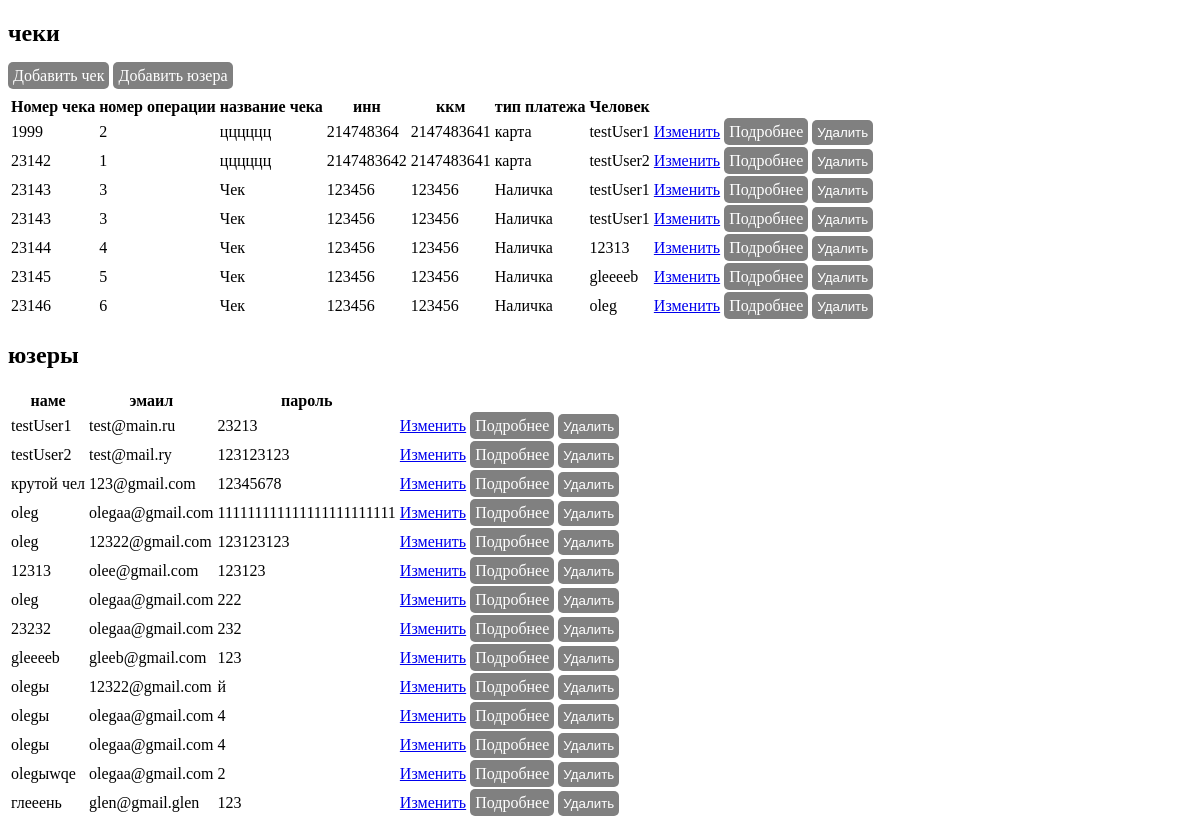
Page /admin/indexCheck.php on the earlier database version.
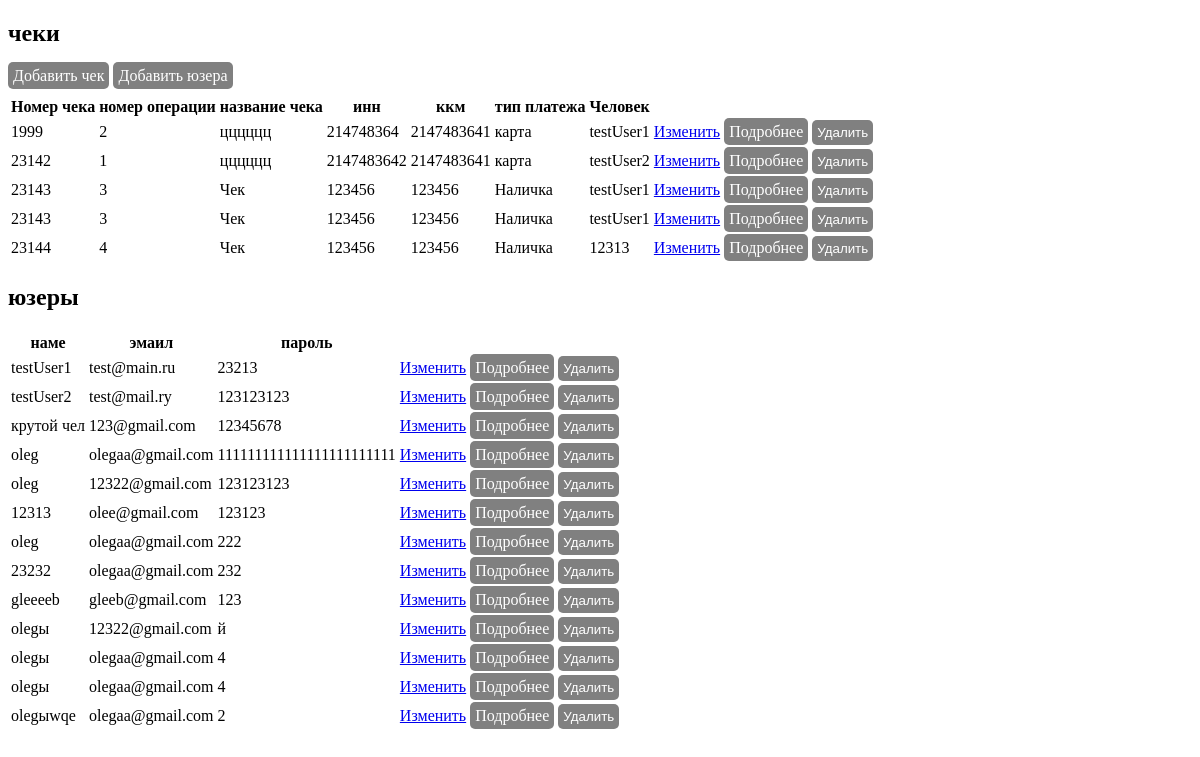
Same page on the later database version.
### tables this page shows
CREATE TABLE `chek` (
  `date` date NOT NULL,
  `id_user` int NOT NULL,
  `number_check` int NOT NULL,
  `operation_check` int NOT NULL,
  `name_chek` varchar(50) NOT NULL,
  `inn` int NOT NULL,
  `kkm` int NOT NULL,
  `type_payment` varchar(50) NOT NULL,
  `id` int NOT NULL
);

CREATE TABLE `Users` (
  `id` int NOT NULL,
  `UserName` varchar(50) NOT NULL,
  `Email` varchar(100) NOT NULL,
  `password` varchar(60) NOT NULL
);

### admin/indexCheck.php (the view, shortened to what this page needs)
<!DOCTYPE html>
<html>
<head>
</head>
<body>
<h2>чеки</h2>
<div style="margin-bottom: 10px;">
<a href="http://localhost/admin/formCheck.php" style="background-color: gray; color: white; padding: 5px; border-radius: 5px;  text-decoration: none;">Добавить чек</a>
<a href="http://localhost/admin/formUser.php" style="background-color: gray; color: white; padding: 5px; border-radius: 5px;  text-decoration: none;">Добавить юзера</a>
</div>
<?php
$conn = new mysqli("localhost", "root", "", "market");
$sql = "SELECT P.id, P.number_check, P.operation_check, P.name_chek, P.inn, P.kkm, P.type_payment, C.UserName
        FROM chek P
        INNER JOIN Users C ON P.id_user = C.id";
if($result = $conn->query($sql)){
    echo "<table><tr><th>Номер чека</th><th>номер операции</th><th>название чека</th><th>инн</th><th>ккм</th><th>тип платежа</th><th>Человек</th><th></th></tr>";
    foreach($result as $row){
        echo "<tr>";
            echo "<td>" . $row["number_check"] . "</td>";
            echo "<td>". $row["operation_check"]. "</td>";
            echo "<td>" . $row["name_chek"] . "</td>";
            echo "<td>". $row["inn"]. "</td>";
            echo "<td>" . $row["kkm"] . "</td>";
            echo "<td>". $row["type_payment"]. "</td>";
            echo "<td>" . $row["UserName"] . "</td>";
            echo "<td><a stylestyle='background-color: gray; color: white; padding: 5px; border-radius: 5px;  text-decoration: none;' href='updateCheck.php?id=" . $row["id"] . "'>Изменить</a></td>";
            echo "<td><a  href='podrobneeCheck.php?id=" . $row["id"] . "' style='background-color: gray; color: white; padding: 5px; border-radius: 5px;  text-decoration: none;'>Подробнее</a></td>";
            echo "<td><form action='deleteCheck.php' method='POST'>
                        <input type='hidden' name='id' value='" . $row["id"] . "' />
                        <input style='border: none; background-color: gray; color: white; padding: 5px; border-radius: 5px;  text-decoration: none;' type='submit' value='Удалить'>
                </form></td>";
        echo "</tr>";
    }
    echo "</table>";
} else{
    echo "Ошибка: " . $conn->error;
}
?>
<h2>юзеры</h2>
<?php
$conn = new mysqli("localhost", "root", "", "market");
$sql = "SELECT * FROM Users";
if($result = $conn->query($sql)){
    echo "<table><tr><th>наме</th><th>эмаил</th><th>пароль</th><th></th></tr>";
    foreach($result as $row){
        echo "<tr>";
            echo "<td>" . $row["UserName"] . "</td>";
            echo "<td>". $row["Email"]. "</td>";
            echo "<td>" . $row["password"] . "</td>";
            echo "<td><a stylestyle='background-color: gray; color: white; padding: 5px; border-radius: 5px;  text-decoration: none;' href='updateUser.php?id=" . $row["id"] . "'>Изменить</a></td>";
            echo "<td><a  href='podrobneeUser.php?id=" . $row["id"] . "' style='background-color: gray; color: white; padding: 5px; border-radius: 5px;  text-decoration: none;'>Подробнее</a></td>";
            echo "<td><form action='deleteUser.php' method='POST'>
                        <input type='hidden' name='id' value='" . $row["id"] . "' />
                        <input style='border: none; background-color: gray; color: white; padding: 5px; border-radius: 5px;  text-decoration: none;' type='submit' value='Удалить'>
                </form></td>";
        echo "</tr>";
    }
    echo "</table>";
} else{
    echo "Ошибка: " . $conn->error;
}
?>
</body>
</html>

Differences in the rows shown:
removed chek: number_check "23145", operation_check "5", name_chek "Чек", inn "123456", kkm "123456", type_payment "Наличка", users.UserName "gleeeeb"
removed chek: number_check "23146", operation_check "6", name_chek "Чек", inn "123456", kkm "123456", type_payment "Наличка", users.UserName "oleg"
removed users: UserName "глееень", Email "glen@gmail.glen", password "123"
